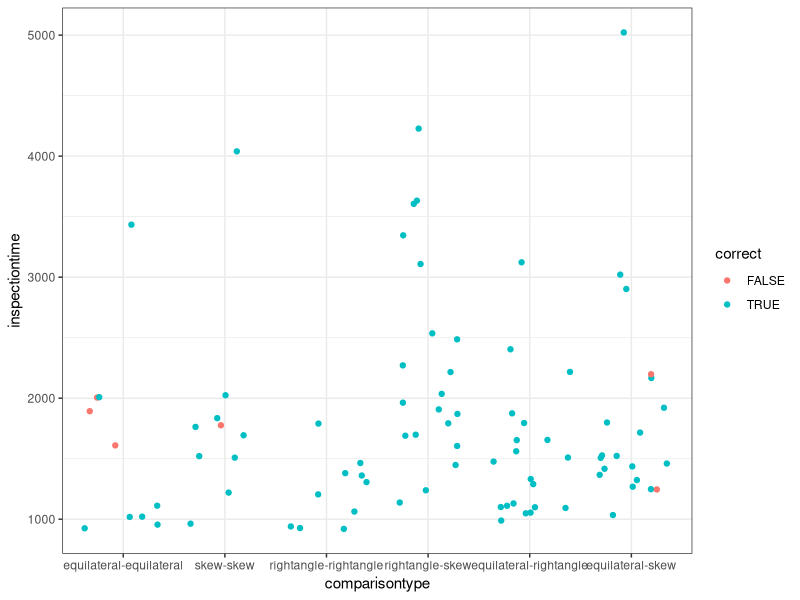

The R script that drew this image:
library(tidyverse)
rm(list=ls())

match.df <- read.csv("raw_data/matchdata.csv",header=TRUE)
match.df$correct <- with(match.df,ifelse( templatetype1==templatetype2, responsemeans=="match", responsemeans=="notmatch"))
match.df$comparisontype <- sapply(1:nrow(match.df), function(i){paste(sort( c(as.character(match.df[i,"templatetype1"]),as.character(match.df[i,"templatetype2"]))),collapse="-")}) #sort by template name to ignore order when deciding comparison type, doesn't matter which is template1 and which is template2

match.df$comparisontype <- ordered(match.df$comparisontype,levels=c("equilateral-equilateral", "skew-skew", "rightangle-rightangle","rightangle-skew","equilateral-rightangle", "equilateral-skew")) #ordering just to put same-same together and cross-template together.

ggplot(match.df,aes(x=comparisontype,y=inspectiontime,color=correct))+geom_jitter()+theme_bw()
